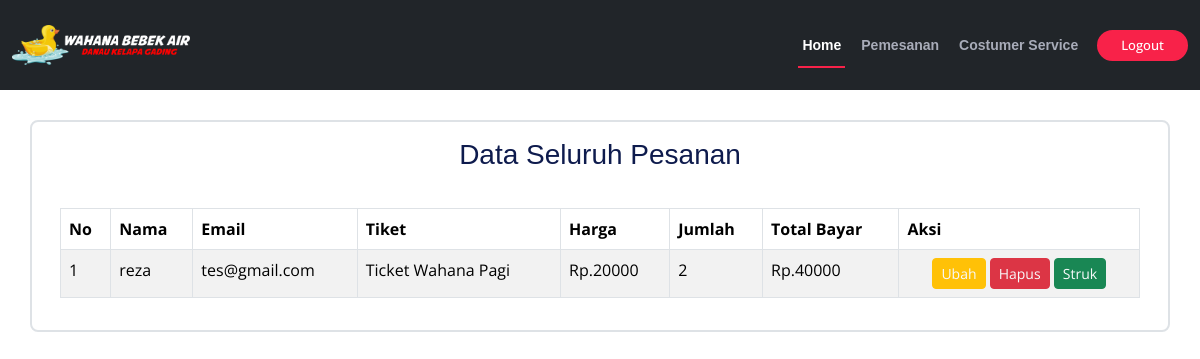
/pelanggan/ref/pesan.php (signed in), run on the app's committed database.
### tables this page shows
CREATE TABLE `tbl_pesanan` (
  `id` int(11) NOT NULL,
  `kp` varchar(50) NOT NULL,
  `pemesan` varchar(50) NOT NULL,
  `nama` varchar(50) NOT NULL,
  `email` varchar(30) NOT NULL,
  `tiket` varchar(50) NOT NULL,
  `harga` int(11) NOT NULL,
  `jumlah` int(3) NOT NULL,
  `create_at` datetime NOT NULL DEFAULT current_timestamp(),
  `update_at` datetime NOT NULL
);

### pelanggan/ref/pesan.php (the view, shortened to what this page needs)
<?php
require "../koneksi.php";
$id = $_SESSION['nama_lengkap'];
$psn  = mysqli_query($koneksi,"SELECT * FROM tbl_pesanan WHERE pemesan = '$id' ");
?>
<!DOCTYPE html>
<html lang="en">
<head>
  <link href="../../assets/vendor/fontawesome-free/css/all.min.css" rel="stylesheet">
  <link href="../../assets/vendor/animate.css/animate.min.css" rel="stylesheet">
  <link href="../../assets/vendor/aos/aos.css" rel="stylesheet">
  <link href="../../assets/vendor/bootstrap/css/bootstrap.min.css" rel="stylesheet">
  <link href="../../assets/vendor/bootstrap-icons/bootstrap-icons.css" rel="stylesheet">
  <link href="../../assets/vendor/boxicons/css/boxicons.min.css" rel="stylesheet">
  <link href="../../assets/vendor/glightbox/css/glightbox.min.css" rel="stylesheet">
  <link href="../../assets/vendor/swiper/swiper-bundle.min.css" rel="stylesheet">
  <link href="../../assets/css/style.css" rel="stylesheet">
</head>
<body>
      <header id="header" class="d-flex align-items-center bg-dark ">
    <div class="container-fluid container-xxl d-flex align-items-center">
      <div id="logo" class="me-auto">
        <a href="../index.html" class="scrollto"><img src="../../assets/img/LOGO3.png" alt="" title=""></a>
      </div>
      <nav id="navbar" class="navbar order-last order-lg-0">
        <ul>
          <li><a class="nav-link scrollto active" href="../index.php">Home</a></li>
          <li><a class="nav-link scrollto" href="pesan.php">Pemesanan</a></li>
          <li><a class="nav-link scrollto" href="costumerS.php">Costumer Service</a></li>
        </ul>
      </nav>
      <a class="buy-tickets scrollto" href="../../Log_System/logout.php">Logout</a>
    </div>
  </header>
<div class="container border border-2 rounded-3 p-2" style="margin-top: 120px;">
    <div class="row m-2">
      <div class="col-md-12 mb-3">
      <h3 class="text-center">Data Seluruh Pesanan</h3>
    </div>
        <div class="col-md-12">
        <table  class="table table-bordered table-striped table-hover">
    <thead>
        <tr>
            <th scope="col">No</th>
            <th scope="col">Nama</th>
            <th scope="col">Email</th>
            <th scope="col">Tiket</th>
            <th scope="col">Harga</th>
            <th scope="col">Jumlah</th>
            <th scope="col">Total Bayar</th>
            <th scope="col">Aksi</th>
        </tr>
    </thead>
    <tbody>
        <?php $i = 1; ?>
        <?php foreach ($psn as $data ) : ?>
            <?php
                $hp = $data["harga"];
                $qt = $data["jumlah"];
                $tllb = $hp * $qt ;
            ?>
            <tr>
                <td scope="row"><?= $i ?></td>
                <td><?= $data["nama"]?></td>
                <td><?= $data["email"]?></td>
                <td><?= $data["tiket"]?></td>
                <td>Rp.<?= $data["harga"]?></td>
                <td><?= $data["jumlah"]?></td>
                <td>Rp.<?= $tllb;?></td>
                <td class="text-center" >
                    <button class="btn btn-sm btn-warning "><a href="ubh-psn.php?id=<?= $data["id"];?>" class="text-light">Ubah</a></button>
                    <button class="btn btn-sm btn-danger" ><a href="hps-psn.php?id=<?= $data["id"];?>" class="text-light" onclick="return confirm('Yakin ingin mengahpus informasi ini ?');">Hapus</a></button>
                    <button class="btn btn-sm btn-success" ><a href="strk-psn.php?id=<?= $data["id"];?>" target="_blank" class="text-light">Struk</a></button>
                </td>
            </tr>
        <?php $i++; ?>
        <?php endforeach; ?>
    </tbody>
</table>
        </div>
    </div>
</div>
</body>
</html>

### assets/css/style.css (style rules this page uses)
body { background: #fff; color: #2f3138; font-family: "Open Sans", sans-serif; }
a { color: #f82249; text-decoration: none; transition: 0.5s; }
h1, h2, h3, h4, h5, h6 { font-family: "Raleway", sans-serif; font-weight: 400; margin: 0 0 20px 0; padding: 0; color: #0e1b4d; }
#header { height: 90px; position: fixed; left: 0; top: 0; right: 0; transition: all 0.5s; z-index: 997; }
#header #logo img { padding: 0; margin: 0; max-height: 40px; }
.buy-tickets { color: #fff; background: #f82249; padding: 7px 22px; margin: 0 0 0 15px; border-radius: 50px; border: 2px solid #f82249; transition: all ease-in-out 0.3s; font-weight: 500; line-height: 1; font-size: 13px; white-space: nowrap; }
.navbar { padding: 0; }
.navbar ul { margin: 0; padding: 0; display: flex; list-style: none; align-items: center; }
.navbar li { position: relative; }
.navbar>ul>li { white-space: nowrap; padding: 10px 0 10px 12px; }
.navbar a, .navbar a:focus { display: flex; align-items: center; justify-content: space-between; color: rgba(202, 206, 221, 0.8); font-family: "Raleway", sans-serif; font-weight: 600; font-size: 14px; white-space: nowrap; transition: 0.3s; position: relative; padding: 6px 4px; }
.navbar>ul>li>a:before { content: ""; position: absolute; width: 0; height: 2px; bottom: -6px; left: 0; background-color: #f82249; visibility: hidden; transition: all 0.3s ease-in-out 0s; }
.navbar a:hover:before, .navbar li:hover>a:before, .navbar .active:before { visibility: visible; width: 100%; }
.navbar a:hover, .navbar .active, .navbar .active:focus, .navbar li:hover>a { color: #fff; }

### data on the page
tbl_pesanan: nama "reza", email "tes@gmail.com", tiket "Ticket Wahana Pagi", harga "20000", jumlah "2", tllb "40000"
